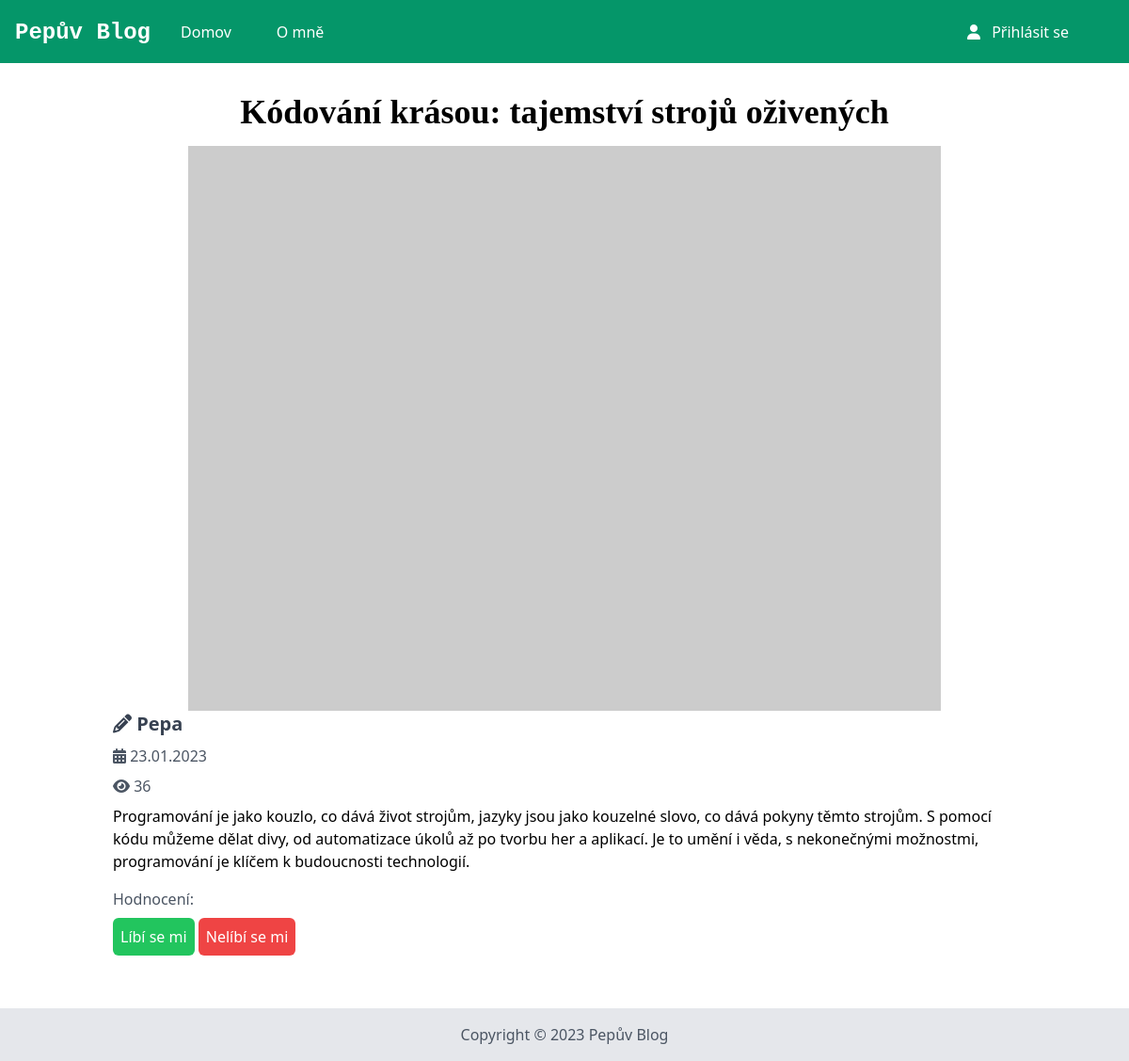
The app's page /article/2, older data.
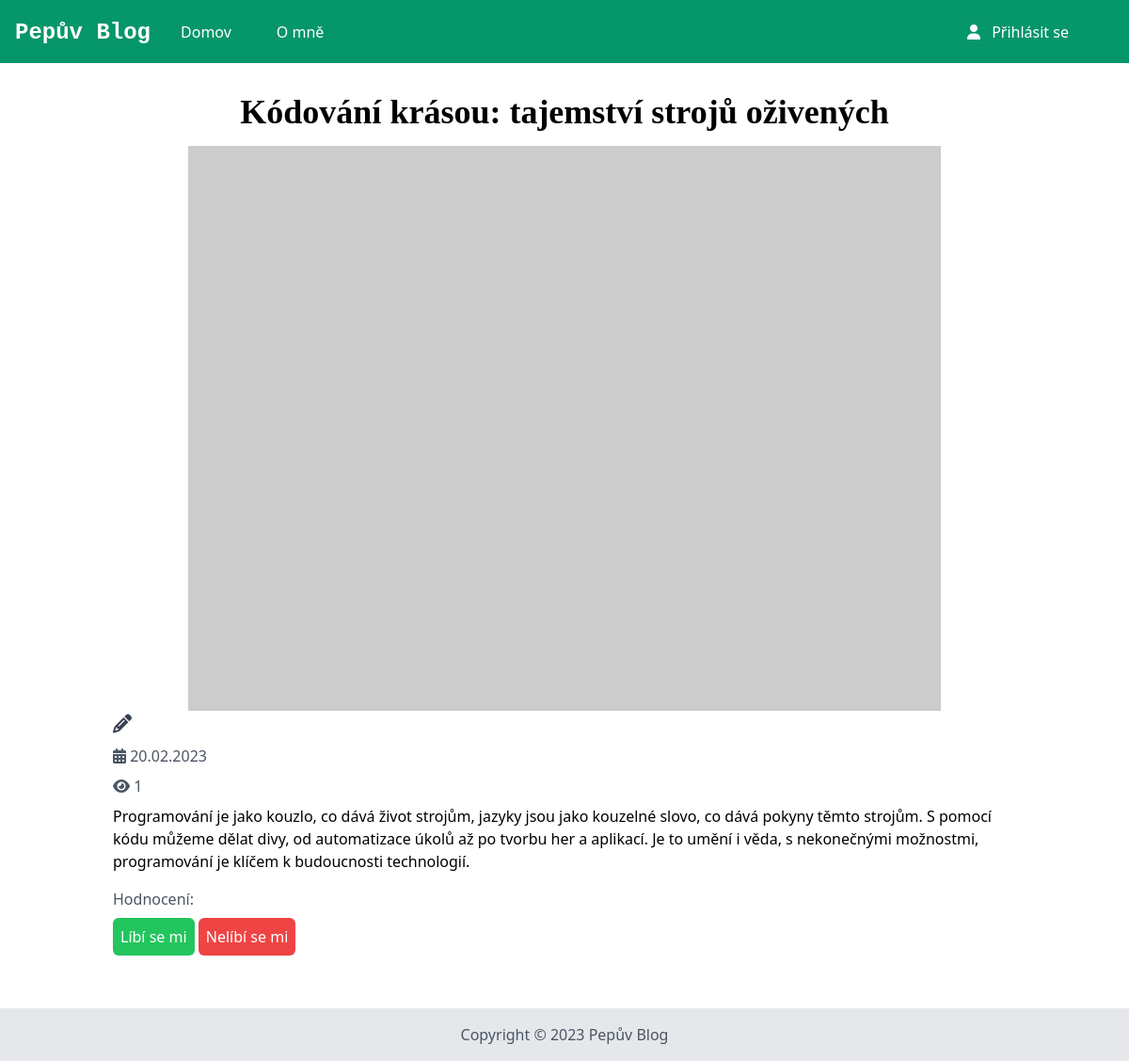
The same page, newer data.
### app.py (models this page shows, shortened)
class Article(db.Model):
    id = db.Column(db.Integer, primary_key=True)
    title = db.Column(db.String, nullable=False)
    content = db.Column(db.String, nullable=False)
    author_id = db.Column(db.Integer, db.ForeignKey('user.id'), nullable=False)
    categories = db.Column(db.PickleType, default=["uncategorized"])
    likes = db.Column(db.PickleType)
    dislikes = db.Column(db.PickleType)
    date_created = db.Column(db.DateTime, default=datetime.utcnow)
    views = db.Column(db.Integer, default=0)
    thumbnail = db.Column(db.String)
    @property
    def reviews(self):
        return sum(self.likes.values()) - sum(self.dislikes.values())

class User(db.Model):
    id = db.Column(db.Integer, primary_key=True)
    login = db.Column(db.String, nullable=False)
    password = db.Column(db.String, nullable=False)
    admin = db.Column(db.Boolean, default=0)
    articles = db.relationship('Article', backref='author', lazy=True)
    is_active = db.Column(db.Boolean, default=True)
    is_authenticated = db.Column(db.Boolean)
    def is_authenticated(self):
        return self.is_authenticated
    def is_active(self):
        return self.is_active

### app.py (the view)
@app.route("/article/<int:id>")
def article(id):
    article = Article.query.filter_by(id=id).first()
    article.views=article.views+1
    db.session.commit()
    return render_template("article.html",article=article)

### templates/article.html (shortened to what this page needs)
{% extends 'base.html' %}
{% block body %}
<div class="container mx-auto p-4">
  <div class="bg-white p-4">
    <h1 class="text-4xl font-bold font-serif mb-4 text-center">{{article.title}}</h1>
    {% if article.thumbnail==None %}
    <img src="https://picsum.photos/800/600" alt="{{article.title}}" class="m-auto">
    {% else %}
    <img src="{{article.thumbnail}}" alt="{{article.title}}" class="m-auto">
    {%endif%}
    <p class="text-gray-700 mb-2 text-xl font-bold"><i class="fa-solid fa-pencil"></i> {{article.author.login}}</p>
    <p class="text-gray-600 mb-2"><i class="fa-solid fa-calendar-days"></i> {{article.date_created.strftime('%d.%m.%Y')}}</p>
    <p class="text-gray-600 mb-2"><i class="fa-solid fa-eye"></i> {{article.views}}</p>
    <div class=" mb-4">
      {{article.content|safe}}
    </div>
    <div>
      <p class="text-gray-600 mb-2">Hodnocení: {{article.reviews}}</p>
      <button class="bg-green-500 text-white p-2 rounded-md hover:bg-green-600">Líbí se mi</button>
      <button class="bg-red-500 text-white p-2 rounded-md hover:bg-red-600">Nelíbí se mi</button>
    </div>
  </div>
</div>
{% endblock %}

### templates/base.html (shortened to what this page needs)
<!DOCTYPE html>
<html lang="cs">
<head>
  <link rel="stylesheet" href="{{ url_for('static',filename='css/output.css') }}" />
  <link rel="stylesheet" href="https://cdnjs.cloudflare.com/ajax/libs/font-awesome/6.2.1/css/all.min.css"
 />
</head>
<body>
  <header class="bg-emerald-600 text-white p-4 flex items-center justify-between fixed w-full">
    <h1 class="text-2xl font-bold"><a class="font-mono" href="{{ url_for('index') }}">Pepův Blog</a></h1>
    <nav class="flex flex-1 items-center">
      <ul class="flex ml-8 flex-1 gap-8">
        <li class="mr-4 hover:text-gray-300"><a href="{{ url_for('index') }}">Domov</a></li>
        <li class="mr-4 hover:text-gray-300"><a href="{{ url_for('about') }}">O mně</a></li>
        <li class="mr-4 hover:text-gray-300 absolute right-12">
          <a href="{{ url_for('admin_login') }}">
          <i class="fa-solid fa-user mr-2"></i>
          {% if current_user.login %}
          {{current_user.login}}
          {% else %}
          Přihlásit se
          {% endif %}
        </a>
      </li>
      </ul>
    </nav>
  </header>
  <main class="py-6 px-6">
    {% block body %} {% endblock %}
  </main>
  <footer class="bg-gray-200 p-4">
    <p class="text-center text-gray-600">Copyright © 2023 Pepův Blog</p>
  </footer>
</body>
</html>

Row changes from the older to the newer data that the page shows:
no longer on this page (row unchanged): User: author.login "Pepa"
changed Article "Kódování krásou: tajemství strojů oživených": date_created "23.01.2023" → "20.02.2023"; views "36" → "1"
